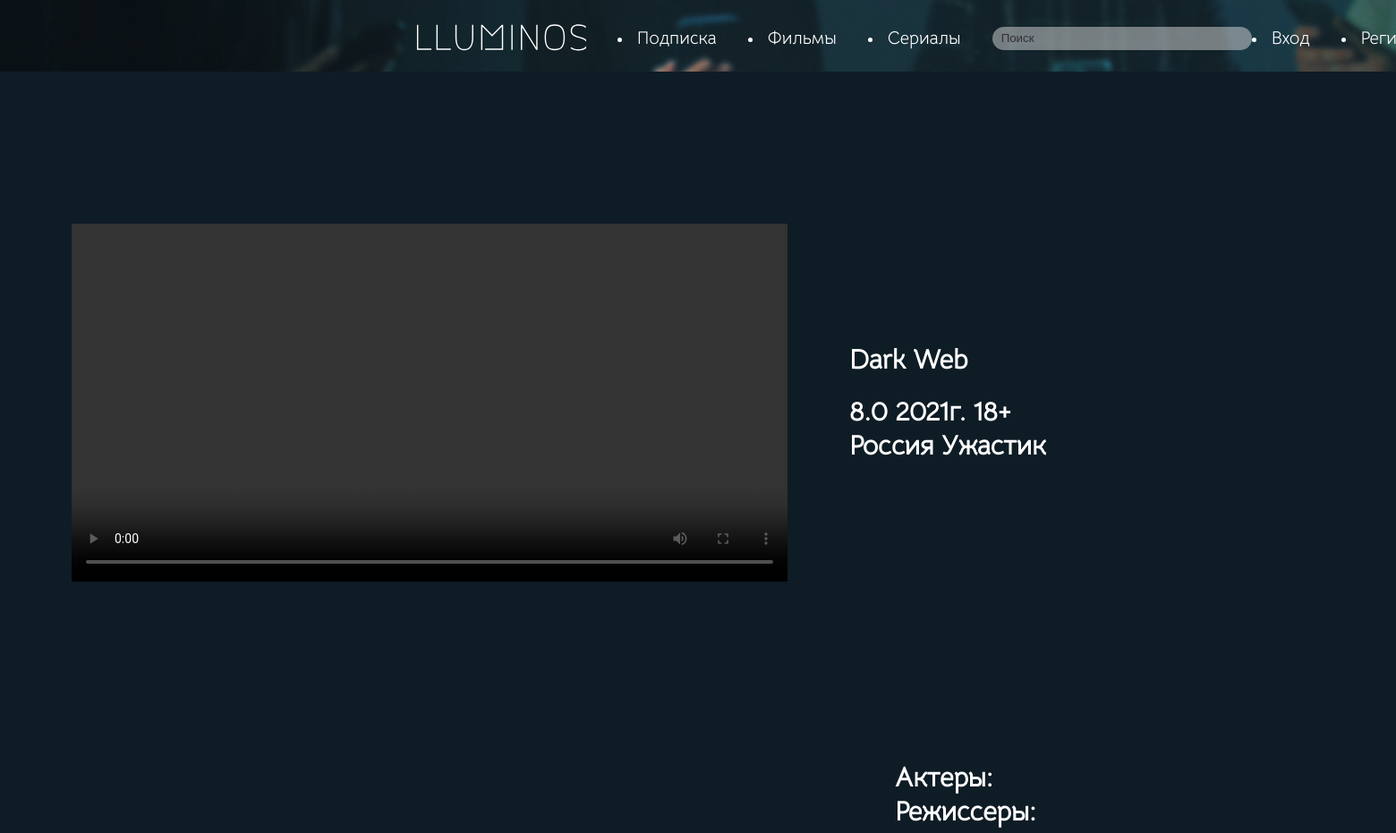
Page /product.php?id=5 (upper part) on the earlier database version.
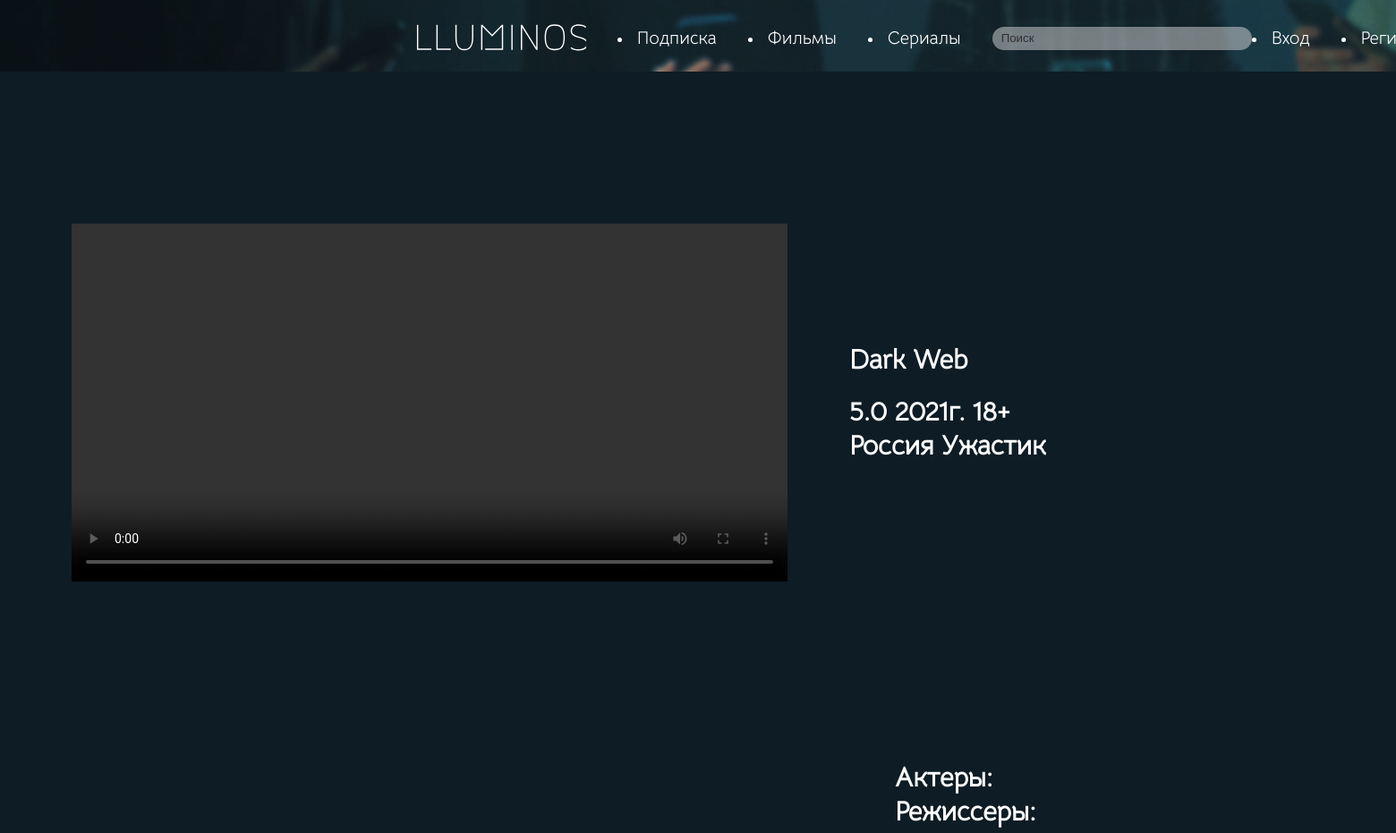
Same page on the later database version.
### tables this page shows
CREATE TABLE `products` (
  `product_id` int(11) NOT NULL,
  `name` varchar(256) NOT NULL,
  `price` int(11) NOT NULL,
  `country` varchar(256) NOT NULL,
  `year` int(11) NOT NULL,
  `model` varchar(256) NOT NULL,
  `category` varchar(256) NOT NULL,
  `time` varchar(255) NOT NULL,
  `count` int(11) NOT NULL,
  `path` varchar(256) NOT NULL,
  `video` varchar(256) NOT NULL,
  `opisanie` text NOT NULL,
  `acters` text NOT NULL,
  `rejiser` text NOT NULL,
  `sezon` text NOT NULL,
  `created_at` timestamp NOT NULL DEFAULT CURRENT_TIMESTAMP
);

### product.php (the view, shortened to what this page needs)
<?php
	$connect = new mysqli("localhost", "root", "", "up1");
	$connect->set_charset("utf8");
	$id = (isset($_GET["id"])) ? $_GET["id"] : 0;
	$sql = "SELECT * FROM `products` WHERE `count` > 0 AND `product_id`=". $id;
	if(!$result = $connect->query($sql))
		return die ("Ошибка получения данных: ". $connect->error);
	if(!$product = $result->fetch_assoc())
		return header("Location:index.php?message=Товар отсутствует");
$menu = '
<div class="logo">
	 <a href="index.php">
		<img src="assets/img/Illuminos.svg" alt="">
	</a>
</div>
<li><a href="login.php">Подписка</a></li>
	<li><a href="index.php">Фильмы</a></li>
	<li><a href="catalog.php">Сериалы</a></li>
	<input name="s" placeholder="Поиск" type="search">
	%s
';
$m = '';
if(isset($_SESSION["role"])) {
	$m = '<li><a href="index2.php">Личный кабинет</a></li>';
	$m = '<li><a href="cart.php">Избранное</a></li>';
	$m = '<a href="index2.php">Личный кабинет</a>';
	$m .= ($_SESSION["role"] == "admin") ? '<li><a href="admin.php">Изменения</a></li>' : '';
	$m .= '<li><a href="controllers/logout.php">Выход</a></li>';
} else
	$m = '
		<li><a href="login.php">Вход</a></li>
		<li><a href="register.php">Регистрация</a></li>
	';
$menu = sprintf($menu, $m);
?>
<!DOCTYPE html>
<html lang="en">
<head>
<link rel="stylesheet" href="assets/css/style.css">
<link rel="stylesheet" href="assets/css/style1.css">
</head>
<body>
<div class="main1">
<div class="main_menu">
   <div class="item">
	   <div class="menu_item">
	   <?= $menu ?>
	  </div>
		 </div>
</div>
</div>
	<main>
		<div class="content">
			<div class="head"></div>
			<div class="product wrap">
				      <video controls width="800">
					         <source src="<?= $product["video"] ?>" alt="">
                    </video>
				<div class="text">
					<h3><b><?= $product["name"] ?></b></h3><br>
					<p><b><?= $product["count"] ?>.0</b>      <b><?= $product["year"] ?>г.</b>   <b><?= $product["time"] ?> </b>      <b><?= $product["price"] ?>+</b></p>
					<p><b><?= $product["country"] ?> </b> <b> <?= $product["model"] ?></b></p>
					</div>
					<BR><BR><BR><BR>
				</div>
				<div class="opisanie">
					<div class="opis1">
                      <p><b><?= $product["opisanie"] ?></p>
                    </div>
					<div class="opis2">
					<p>Актеры: <br>
                    </p>
					<p>Режисcеры: <br>
                    </p>
</div>
				</div>
			</div>
	</main>
		<body>

Differences in the rows shown:
changed products "Dark Web": count "8" → "5"
